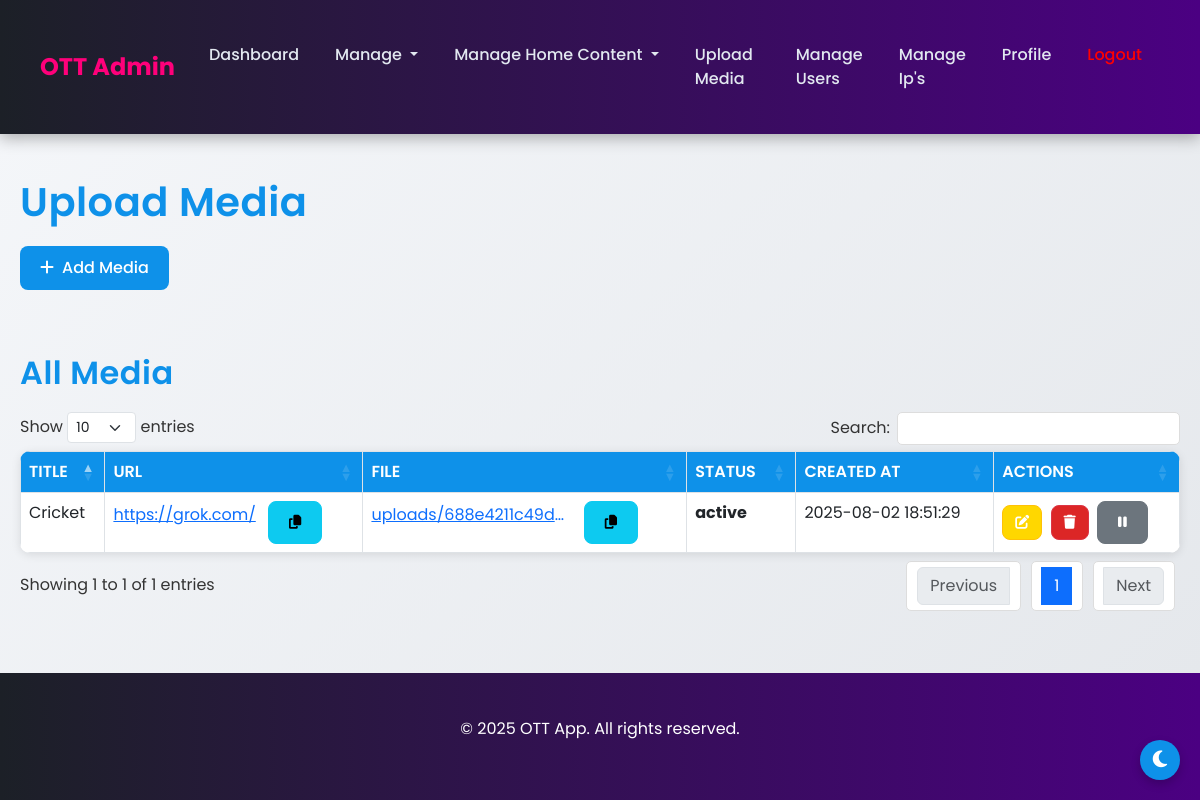
/admin/upload_media.php (signed in), run on the app's committed database.
### tables this page shows
CREATE TABLE `media` (
  `media_id` int(11) NOT NULL,
  `url` varchar(255) DEFAULT NULL,
  `title` varchar(255) NOT NULL,
  `file_path` varchar(255) DEFAULT NULL,
  `status` enum('active','inactive') NOT NULL DEFAULT 'active',
  `created_at` datetime NOT NULL DEFAULT '2025-08-02 22:15:00',
  `type` enum('movie','webseries','episode') NOT NULL DEFAULT 'movie',
  `parent_id` int(11) DEFAULT NULL
);

### admin/upload_media.php (the view, shortened to what this page needs)
<?php
include '../api/config.php';
?>
<!DOCTYPE html>
<html lang="en">
<head>
    <?php include 'includes/header.php'; ?>
</head>
<body>
    <?php include 'includes/navbar.php'; ?>
    <div class="container-fluid">
        <h1 class="mt-4">Upload Media</h1>
        <?php
        $show_form = isset($_GET['form']) && in_array($_GET['form'], ['add', 'edit']);
        $edit_mode = $show_form && $_GET['form'] == 'edit' && isset($_GET['id']);
        ?>
        <?php if ($show_form) { ?>
            <form method="post" action="../api/media.php" class="p-4 shadow-sm rounded bg-white" enctype="multipart/form-data">
                <input type="hidden" name="action" value="<?php echo $edit_mode ? 'update_media' : 'add_media'; ?>">
                <?php if ($edit_mode) { ?>
                    <input type="hidden" name="media_id" value="<?php echo $media['media_id']; ?>">
                <?php } ?>
                <div class="mb-3">
                    <label class="form-label">Title</label>
                    <input type="text" class="form-control" name="title" value="<?php echo $edit_mode ? htmlspecialchars($media['title']) : ''; ?>" required>
                </div>
                <div class="mb-3">
                    <label class="form-label">URL (optional)</label>
                    <input type="url" class="form-control" name="url" value="<?php echo $edit_mode ? htmlspecialchars($media['url']) : ''; ?>">
                </div>
                <div class="mb-3">
                    <label class="form-label">File Upload (optional)</label>
                    <input type="file" class="form-control" name="file">
                    <?php if ($edit_mode && $media['file_path']) { ?>
                        <small>Current file: <a href="../uploads/<?php echo htmlspecialchars($media['file_path']); ?>" target="_blank"><?php echo htmlspecialchars($media['file_path']); ?></a></small>
                    <?php } ?>
                </div>
                <?php if ($edit_mode) { ?>
                    <div class="mb-3">
                        <label class="form-label">Status</label>
                        <select class="form-control" name="status" required>
                            <option value="active" <?php echo $media['status'] == 'active' ? 'selected' : ''; ?>>Active</option>
                            <option value="inactive" <?php echo $media['status'] == 'inactive' ? 'selected' : ''; ?>>Inactive</option>
                        </select>
                    </div>
                <?php } ?>
                <button type="submit" class="btn btn-primary">
                    <i class="fas fa-<?php echo $edit_mode ? 'edit' : 'plus'; ?> me-2"></i>
                    <?php echo $edit_mode ? 'Update Media' : 'Add Media'; ?>
                </button>
                <a href="upload_media.php" class="btn btn-secondary">Cancel</a>
            </form>
        <?php } else { ?>
            <a href="upload_media.php?form=add" class="btn btn-primary mb-3">
                <i class="fas fa-plus me-2"></i>Add Media
            </a>
        <?php } ?>
        <h2 class="mt-5">All Media</h2>
        <table id="mediaTable" class="table table-bordered">
    <thead>
        <tr>
            <th>Title</th>
            <th>URL</th>
            <th>File</th>
            <th>Status</th>
            <th>Created At</th>
            <th>Actions</th>
        </tr>
    </thead>
    <tbody>
        <?php
        $result = $conn->query("SELECT * FROM media");
        while ($row = $result->fetch_assoc()) {
            $status_class = $row['status'] == 'active' ? 'status-active' : 'status-inactive';
            echo "<tr>
                <td>" . htmlspecialchars($row['title']) . "</td>
                <td>" . ($row['url']
                    ? '<a href="' . htmlspecialchars($row['url']) . '" target="_blank" class="text-truncate" style="max-width: 200px; display: inline-block;">' . htmlspecialchars($row['url']) . '</a>
                       <button class="btn btn-sm btn-info copy-btn ms-2" data-url="' . htmlspecialchars($row['url']) . '" title="Copy URL"><i class="fas fa-copy"></i></button>'
                    : '-') . "</td>
                <td>" . ($row['file_path']
                    ? '<a href="../' . htmlspecialchars($row['file_path']) . '" target="_blank" class="text-truncate" style="max-width: 200px; display: inline-block;">' . htmlspecialchars($row['file_path']) . '</a>
                       <button class="btn btn-sm btn-info copy-btn ms-2" data-url="../' . htmlspecialchars($row['file_path']) . '" title="Copy File URL"><i class="fas fa-copy"></i></button>'
                    : '-') . "</td>
                <td class='$status_class'>" . htmlspecialchars($row['status']) . "</td>
                <td>" . htmlspecialchars($row['created_at']) . "</td>
                <td>
                    <a href='upload_media.php?form=edit&id={$row['media_id']}' class='btn btn-sm btn-warning me-1' title='Edit'><i class='fas fa-edit'></i></a>
                    <form method='post' action='../api/media.php' style='display:inline;'>
                        <input type='hidden' name='media_id' value='{$row['media_id']}'>
                        <button type='submit' class='btn btn-sm btn-danger me-1' title='Delete'><i class='fas fa-trash'></i></button>
                    </form>
                    <form method='post' action='../api/media.php' style='display:inline;'>
                        <input type='hidden' name='media_id' value='{$row['media_id']}'>
                        <input type='hidden' name='current_status' value='{$row['status']}'>
                        <button type='submit' class='btn btn-sm btn-" . ($row['status'] == 'active' ? 'secondary' : 'success') . "' title='" . ($row['status'] == 'active' ? 'Deactivate' : 'Activate') . "'>
                            <i class='fas fa-" . ($row['status'] == 'active' ? 'pause' : 'play') . "'></i>
                        </button>
                    </form>
                </td>
            </tr>";
        }
        ?>
    </tbody>
</table>
    </div>
    <?php include 'includes/footer.php'; ?>
</body>
</html>

### assets/css/style.css (style rules this page uses)
* { margin: 0; padding: 0; box-sizing: border-box; font-family: 'Poppins', sans-serif; }
body { background: linear-gradient(135deg, #f5f7fa 0%, #e4e7eb 100%); min-height: 100vh; color: #333; transition: background 0.3s ease, color 0.3s ease; }
.container, .container-fluid { padding: 20px; max-width: 1400px; margin: 0 auto; }
h1, h2 { font-weight: 600; color: #0e91e9; margin-bottom: 20px; letter-spacing: 0.5px; }
.btn { border-radius: 8px; padding: 10px 20px; font-weight: 500; transition: all 0.3s ease; }
.btn-primary { background: #0e91e9; border: none; color: #fff; }
.btn-warning, .btn-danger { padding: 6px 12px; color: #fff; }
.btn-warning { background: #ffd700; }
.btn-danger { background: #dc2626; }
table.dataTable { border-radius: 10px; overflow: hidden; background: #fff; box-shadow: 0 2px 10px rgba(0, 0, 0, 0.1); color: #333; }
table.dataTable thead th { background: #0e91e9; color: #fff; font-weight: 600; text-transform: uppercase; }
table.dataTable tbody tr { transition: background 0.3s ease; }

### admin/upload_media.php (style rules this page uses)
.status-active { color: green; font-weight: bold; }

### data on the page
media: title "Cricket", url "https://grok.com/", file_path "uploads/688e4211c49d…", status "active", created_at "2025-08-02 18:51:29"
